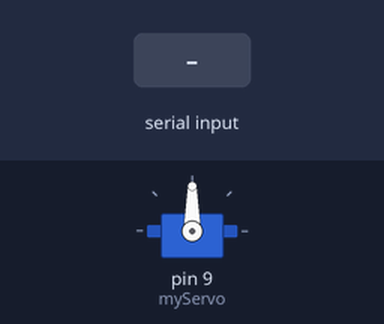
The sketch below on a simulated Arduino Uno, built with avr-gcc and run on an emulated ATmega328P. Shown: servo. Inputs (shaded band) come from the test bench.

Above: at 1.2 s.
1.3 s: byte 30 received over Serial
At 2.99 s:
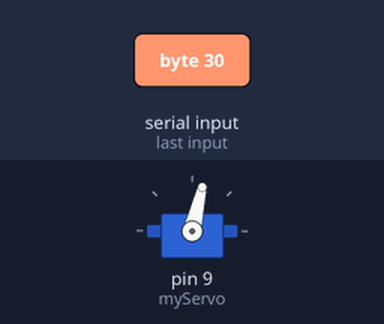
At 10.3 s:
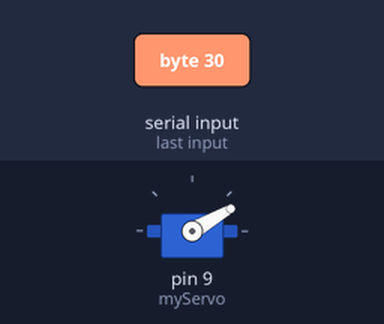
Timing chart, 0 to 11.8 s (numbered marks = the images above; inputs shaded):
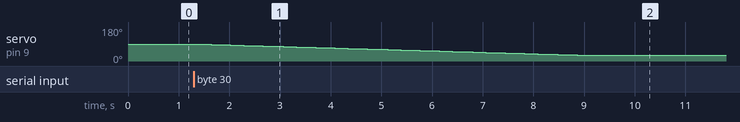

The sketch:

HF_Link_Client.ino
```cpp
#include <VarSpeedServo.h>

VarSpeedServo myServo;

void setup() {
  Serial.begin(9600);

  //サーボのアタッチ
  myServo.attach(9);
  myServo.write(90, 5, true);
}

void loop()
{
  //サーボモータの制御
  if (Serial.available() > 0)
  {
    char head = Serial.read();
    unsigned char angle = head;
    myServo.write(angle, 5, true);
  }
}
```

Measured:
- after the input at 1.3 s, servo on pin 9 (myServo): moves from 90° to 30° over 7.6 s, starting after 0.08 s
